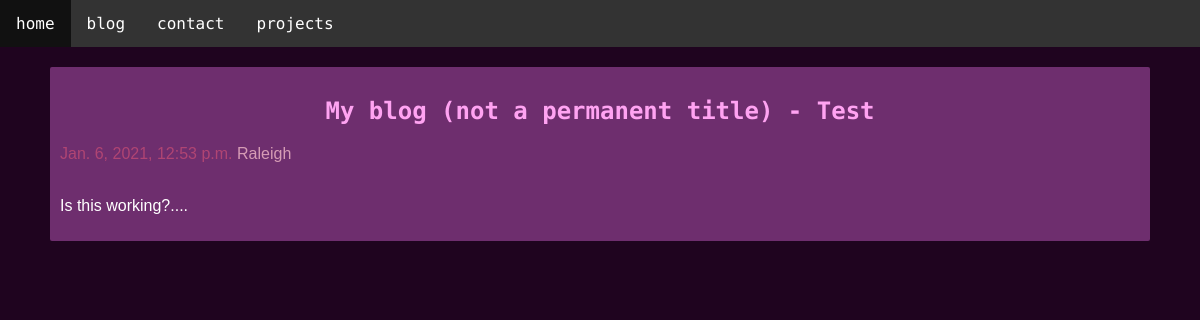
The page /post/1/ on the database as committed earlier.
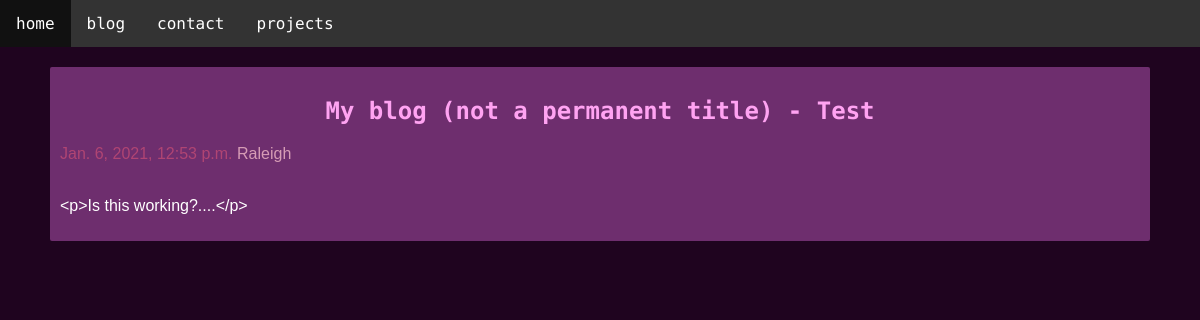
The same page on the database as committed later.
### blog_app/models.py (models this page shows, shortened)
class Post(models.Model):
    author = models.ForeignKey(settings.AUTH_USER_MODEL, on_delete=models.CASCADE)
    title = models.CharField(max_length=200)
    text = models.TextField()
    image = models.TextField()
    created_date = models.DateTimeField(default=timezone.now)
    published_date = models.DateTimeField(blank=True, null=True)
    flavor_text = models.CharField(max_length=128, default=" ")

### blog_app/views.py (the view)
# urls.py: path('post/<int:pk>/', views.post_detail, name='post_detail'),
def post_detail(request, pk):
    post = get_object_or_404(Post, pk=pk)
    return render(request, 'blog/post_detail.html', {'post': post})

### blog_app/templates/blog/post_detail.html (shortened to what this page needs)
{% load static %}
<html>
  <head>
    <link rel="stylesheet" href="{% static 'css/navbar.css' %}">
  </head>
  <body>
    <ul>
     <li><a href="/">home</a></li>
     <li><a href="/blog">blog</a></li>
     <li><a href="/contact">contact</a></li>
     <li><a href="/projects">projects</a></li>
    </ul>
    <link rel="stylesheet" href="{% static 'css/blog.css' %}">
    <article>
      <h1 class="center">My blog (not a permanent title) - {{ post.title }}</h1>
      {% if post.published_date %}
          <date>
              {{ post.published_date }}
          </date>
          <name class="right">{{ post.author }}</name>
      {% endif %}
      <br><br>
      <p>{{ post.text|linebreaksbr }}</p>
    </article>
  </body>
</html>

### blog_app/static/css/navbar.css (style rules this page uses)
ul { list-style-type: none; margin: 0; padding: 0; overflow: hidden; background-color: #333; }
li { float: left; }
li a { display: block; color: white; text-align: center; padding: 14px 16px; text-decoration: none; }

### blog_app/static/css/blog.css (style rules this page uses)
date { color: rgb(176, 69, 115) }
name { color: rgb(214, 156, 181) }
body { margin: 0; padding: 0; font-family: sans-serif; background-color: rgba(31, 4, 31); color: black; }
article { background: rgb(110, 46, 110); border: 17px; width: 90%; margin: 20px auto; border-radius: 2px; padding: 10px; class: darken; }
a { color: #ffffff; font-family: 'Roboto Mono', monospace; }
h1 { font-family: 'Roboto Mono', monospace; color: rgb(255, 163, 242); }
p { color: #ffffff; }
.center { text-align: center; }
.right { text-align: right; }

Rows that differ between the two databases and show on the page:
changed Post "Test": text "Is this working?...." → "<p>Is this working?....</p>"
